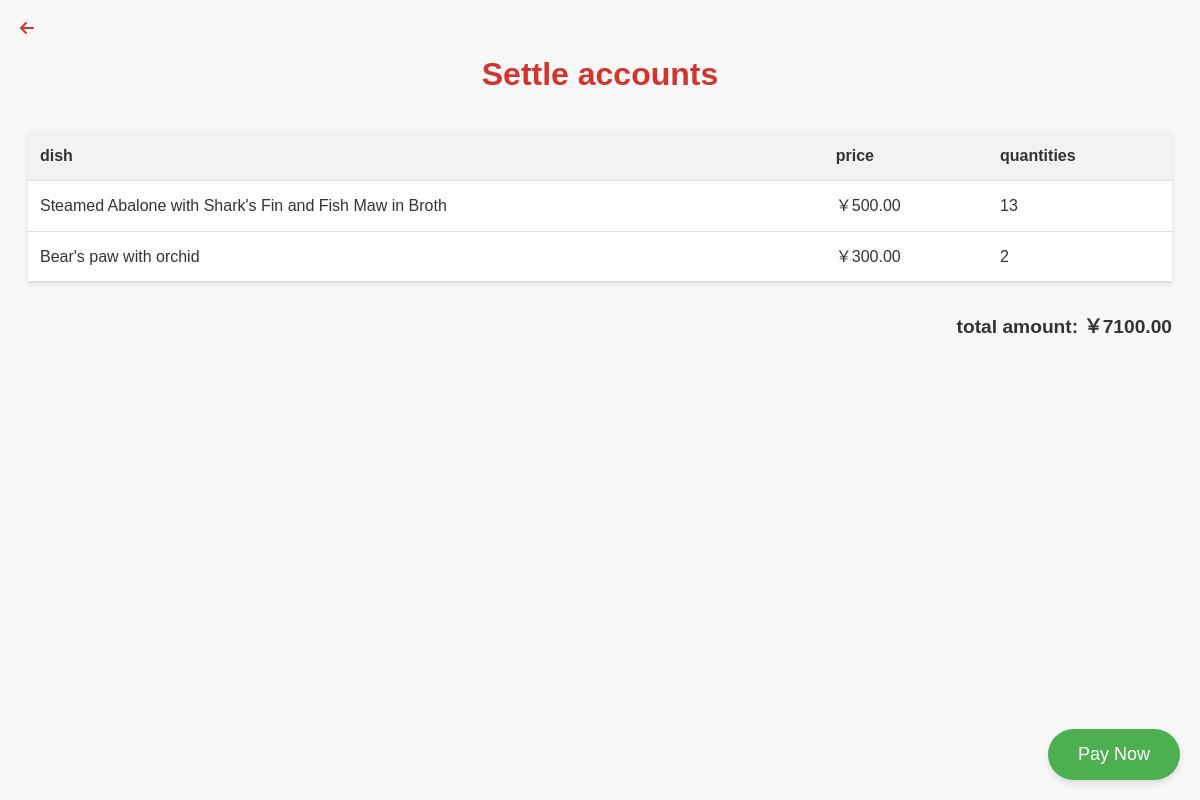
The page /order/checkout/5/ on the database as committed earlier.
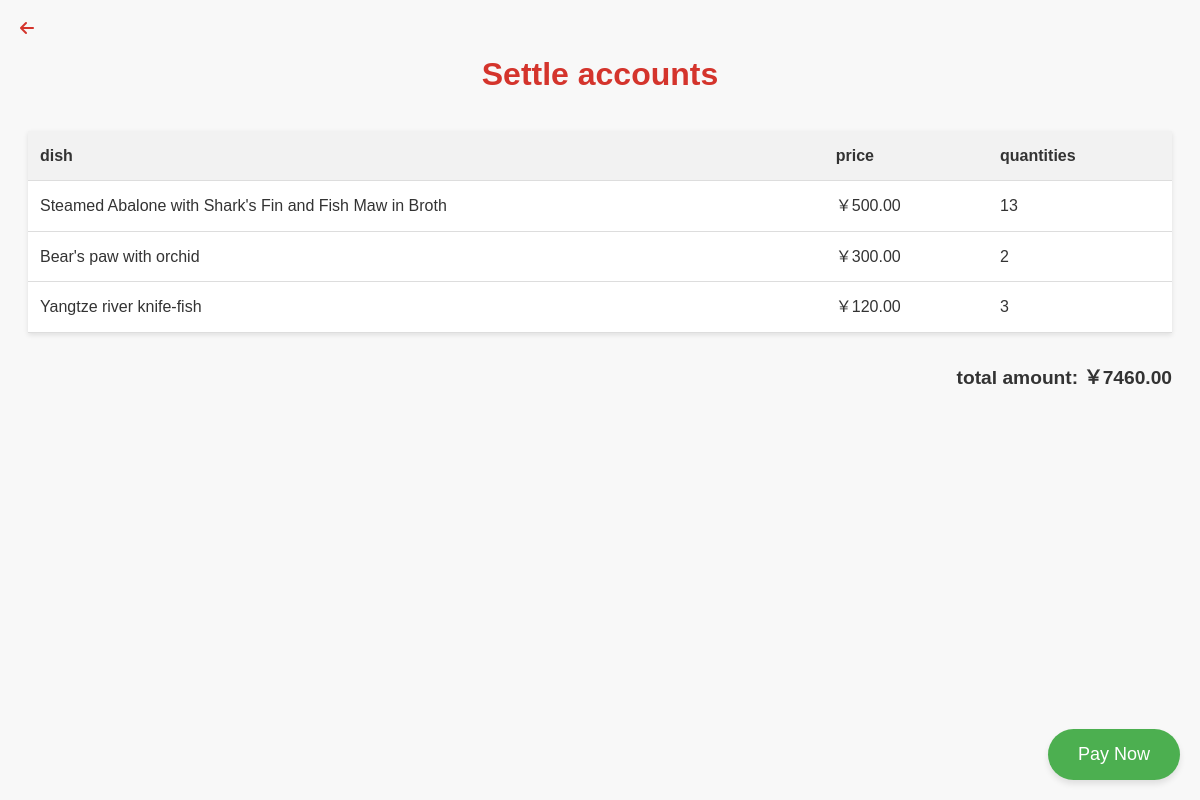
The same page on the database as committed later.
### orders/models.py (models this page shows)
class OrderItems(models.Model):
    order = models.ForeignKey(Order, on_delete=models.CASCADE, related_name="order_items")
    menuitem = models.ForeignKey(MenuItem, on_delete=models.CASCADE, related_name="menu_orders")
    quantity = models.IntegerField(default=1)  # 添加 quantity 字段，确保记录菜品数量
    class Meta:
        unique_together = (('order', 'menuitem'),)

class MenuItem(models.Model):
    name = models.CharField(max_length=100)
    description = models.TextField()
    price = models.DecimalField(max_digits=10, decimal_places=2)
    image = models.ImageField(upload_to="menu_image/", blank=True, null=True)  # 修改为 ImageField

### orders/views.py (the view)
# urls.py: path("checkout/<int:order_id>/", views.checkout, name="checkout"),
def checkout(request, order_id,):
    order = get_object_or_404(Order, id=order_id)
    order_items = OrderItems.objects.filter(order=order)
    total_price = sum(item.menuitem.price * item.quantity for item in order_items)
    menu_items = list(MenuItem.objects.values("id", "name", "price"))
    for item in menu_items:
        item["price"] = float(item["price"])
    menu_items_json = json.dumps(menu_items)
    return render(request, "orders/checkout.html", {
        "order": order,
        "order_items": order_items,
        "total_price": total_price,
        "menu_items_json": menu_items_json
    })

### orders/templates/orders/checkout.html (shortened to what this page needs)
<!DOCTYPE html>
<html lang="zh">
<head>
    {% load static %}
    <link rel="stylesheet" href="{% static 'css/style.css' %}">
    <link rel="stylesheet" href="https://cdnjs.cloudflare.com/ajax/libs/font-awesome/6.5.0/css/all.min.css">
</head>
<body>
    <a href="/menu/1" class="back-button">
    <i class="fas fa-arrow-left"></i>
    </a>
    <h1>Settle accounts</h1>
    <table>
        <thead>
            <tr>
                <th>dish</th>
                <th>price</th>
                <th>quantities</th>
            </tr>
        </thead>
        <tbody>
            {% for item in order_items %}
            <tr>
                <td>{{ item.menuitem.name }}</td>
                <td>￥{{ item.menuitem.price|floatformat:2 }}</td>
                <td>{{ item.quantity }}</td>
            </tr>
            {% endfor %}
        </tbody>
    </table>
    <p class="total-price">total amount: ￥{{ total_price|floatformat:2 }}</p>
    <button class="floating-button" onclick="goToPayment()"> Pay Now</button>
</body>
</html>

Rows that differ between the two databases and show on the page:
added OrderItems: menuitem.name "Yangtze river knife-fish", menuitem.price "120.00", quantity "3"
Other text that changed with them:
{{ total_price|floatformat:2 }}: "7100.00" → "7460.00"
